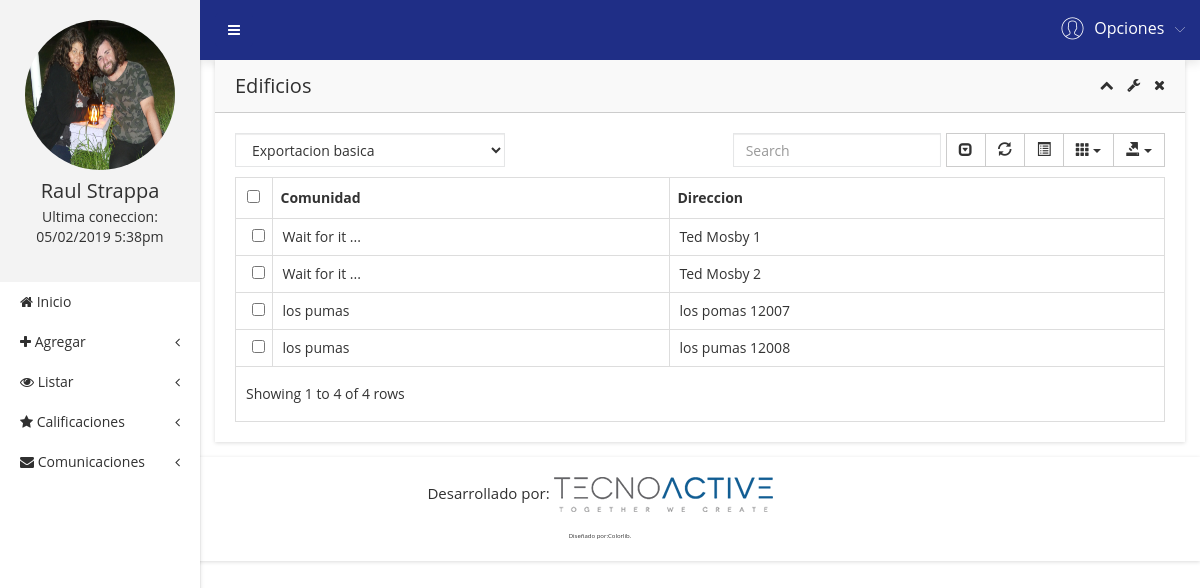
Before: /?c=Usuario&a=Edificios (signed in) with the older database file.
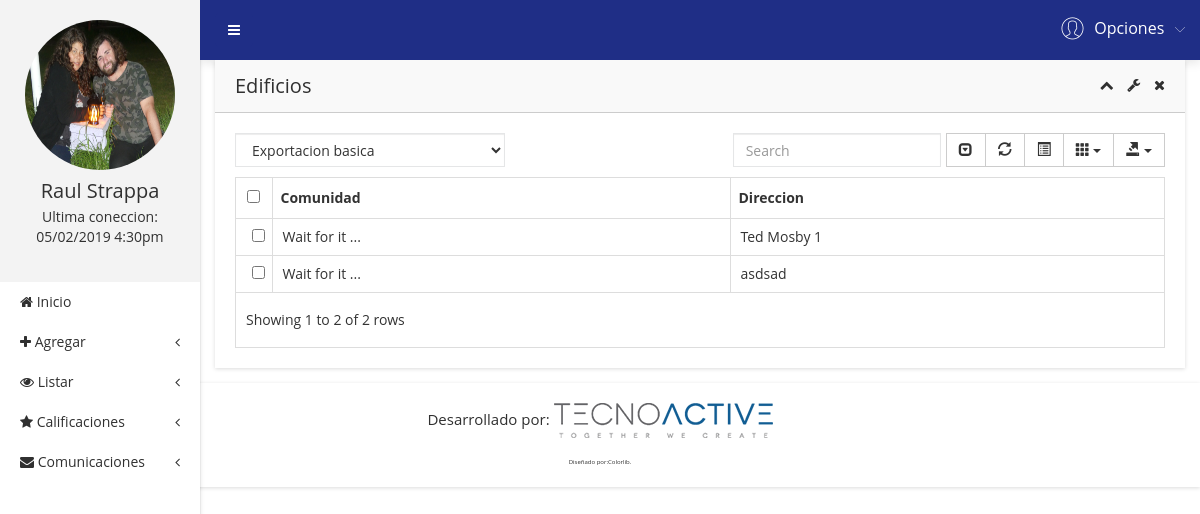
After: the same page with the newer database file.
### tables this page shows
CREATE TABLE edificio (
  idEdificio INT(6) NOT NULL AUTO_INCREMENT,
  idComunidad INT(6) NOT NULL,
  direccionEdificio VARCHAR(200) NOT NULL,
  PRIMARY KEY (idEdificio)
);

CREATE TABLE comunidad (
  idComunidad INT(6) NOT NULL AUTO_INCREMENT,
  idAdmin INT(6) NOT NULL,
  nombreComunidad VARCHAR(30) NOT NULL,
  direccionComunidad VARCHAR(30) NOT NULL,
  idRegion INT(20) NOT NULL,
  idComuna INT(20) NOT NULL,
  PRIMARY KEY (idComunidad)
);

### controller/usuario.controller.php (called while the page is built, shortened)
<?php
require_once 'model/edificio.php';
class UsuarioController
{
    public function Edificios()
    {
      $e = new Edificio();
      require_once 'view/header.php';
      require_once 'view/listarEdificios.php';
      require_once 'view/footer.php';
    }
}
 ?>

### model/database.php (called while the page is built, shortened)
<?php
class Database
{
	public static function Conn()
	{
		$conn = new PDO('mysql:host=localhost;dbname=awake','root','',array(PDO::MYSQL_ATTR_INIT_COMMAND=>'SET NAMES \'UTF8\''));
		$conn -> setAttribute(PDO::ATTR_ERRMODE,PDO::ERRMODE_EXCEPTION);
		return $conn;
	}
}
?>

### model/edificio.php (called while the page is built, shortened)
<?php
class edificio
{
  private $conn;
  public function __CONSTRUCT()
   {
       try
       {
         $this->conn = Database::Conn();
       }
       catch(Exception $e)
       {
         die($e->getMessage());
       }
   }
   public function Listar()
   {
     $sql = $this->conn->prepare("SELECT * FROM edificio e join comunidad c using(idComunidad)");
     $sql->execute();
     return $sql->fetchAll(PDO::FETCH_OBJ);
   }
}
 ?>

### view/listarEdificios.php (the view, shortened to what the changed rows need)
        <div class="admin-dashone-data-table-area">
            <div class="container-fluid">
                <div class="row">
                    <div class="col-lg-12">
                        <div class="sparkline8-list shadow-reset">
                            <div class="sparkline8-hd">
                                <div class="main-sparkline8-hd">
                                    <h1>Edificios</h1>
                                    <div class="sparkline8-outline-icon">
                                        <span class="sparkline8-collapse-link"><i class="fa fa-chevron-up"></i></span>
                                        <span><i class="fa fa-wrench"></i></span>
                                        <span class="sparkline8-collapse-close"><i class="fa fa-times"></i></span>
                                    </div>
                                </div>
                            </div>
                            <div class="sparkline8-graph">
                                <div class="datatable-dashv1-list custom-datatable-overright">
                                    <div id="toolbar">
                                        <select class="form-control">
                                            <option value="">Exportacion basica</option>
                                        </select>
                                    </div>
                                    <table id="table" data-toggle="table" data-pagination="true" data-search="true" data-show-columns="true" data-show-pagination-switch="true" data-show-refresh="true" data-key-events="true" data-show-toggle="true" data-resizable="true" data-cookie="true" data-cookie-id-table="saveId" data-show-export="true" data-click-to-select="true" data-toolbar="#toolbar">
                                        <thead>
                                            <tr>
                                                <th data-field="Comunidad" data-editable="true">Comunidad</th>
                                                <th data-field="Direccion" data-editable="true">Direccion</th>
                                            </tr>
                                        </thead>
                                        <tbody>
                                        <?php foreach ($e->Listar() as $row): ?>
                                          <tr>
                                              <td><?php echo $row->nombreComunidad ?></td>
                                              <td><?php echo $row->direccionEdificio ?></td>
                                          </tr>
                                        <?php endforeach; ?>
                                        </tbody>
                                    </table>
                                </div>
                            </div>
                        </div>
                    </div>
                </div>
            </div>
        </div>
    </div>
</div>

### view/header.php (shortened to what the changed rows need)
<!doctype html>
<html class="no-js" lang="en">
<head>
    <link rel="stylesheet" href="assets/css/bootstrap.min.css">
    <link rel="stylesheet" href="assets/css/font-awesome.min.css">
    <link rel="stylesheet" href="assets/css/adminpro-custon-icon.css">
    <link rel="stylesheet" href="assets/css/meanmenu.min.css">
    <link rel="stylesheet" href="assets/css/jquery.mCustomScrollbar.min.css">
    <link rel="stylesheet" href="assets/css/animate.css">
    <link rel="stylesheet" href="assets/css/data-table/bootstrap-table.css">
    <link rel="stylesheet" href="assets/css/data-table/bootstrap-editable.css">
    <link rel="stylesheet" href="assets/css/normalize.css">
    <link rel="stylesheet" href="assets/css/c3.min.css">
    <link rel="stylesheet" href="assets/css/form/all-type-forms.css">
    <link rel="stylesheet" href="assets/css/form.css">
    <link rel="stylesheet" href="assets/style.css">
    <link rel="stylesheet" href="assets/css/responsive.css">
    <link rel="stylesheet" href="assets/css/miCSS.css">
</head>
<body class="materialdesign">
    <div class="wrapper-pro">
        <div class="left-sidebar-pro">
            <nav id="sidebar">
                <div class="sidebar-header">
                    <a href="?c=Usuario&a=MiPerfil"><img src="<?php echo $_SESSION['fotoPerfil'] ?>" alt="" />
                    </a>
                    <h3><?php echo $_SESSION['nombre'] ?></h3>
                    <p>Ultima coneccion: <br> <?php echo $_SESSION['ultimaConexion'] ?></p>
                </div>
                <div class="left-custom-menu-adp-wrap">
                    <ul class="nav navbar-nav left-sidebar-menu-pro">
                        <li class="nav-item">
                            <a href="?c=Usuario&a=Dashboard" role="button" ><i class="fa big-icon fa-home"></i> <span class="mini-dn">Inicio</span> <span class=><i class=""></i></span></a>
                        </li>
                        <li class="nav-item"><a href="#" data-toggle="dropdown" role="button" aria-expanded="false" class="nav-link dropdown-toggle"><i class="fa big-icon fa-plus"></i> <span class="mini-dn">Agregar</span> <span class="indicator-right-menu mini-dn"><i class="fa indicator-mn fa-angle-left"></i></span></a>
                        </li>
                        <li class="nav-item"><a href="#" data-toggle="dropdown" role="button" aria-expanded="false" class="nav-link dropdown-toggle"><i class="fa big-icon fa-eye"></i> <span class="mini-dn">Listar</span> <span class="indicator-right-menu mini-dn"><i class="fa indicator-mn fa-angle-left"></i></span></a>
                        </li>
                        <li class="nav-item"><a href="#" data-toggle="dropdown" role="button" aria-expanded="false" class="nav-link dropdown-toggle"><i class="fa big-icon fa-star"></i> <span class="mini-dn">Calificaciones</span> <span class="indicator-right-menu mini-dn"><i class="fa indicator-mn fa-angle-left"></i></span></a>
                        </li>
                        <li class="nav-item"><a href="#" data-toggle="dropdown" role="button" aria-expanded="false" class="nav-link dropdown-toggle"><i class="fa big-icon fa-envelope"></i> <span class="mini-dn">Comunicaciones</span> <span class="indicator-right-menu mini-dn"><i class="fa indicator-mn fa-angle-left"></i></span></a>
                        </li>
                    </ul>
                </div>
            </nav>
        </div>
        <div class="content-inner-all">
            <div class="header-top-area">
                <div class="fixed-header-top">
                    <div class="container-fluid">
                        <div class="row">
                            <div class="col-lg-1 col-md-6 col-sm-6 col-xs-12">
                                <button type="button" id="sidebarCollapse" class="btn bar-button-pro header-drl-controller-btn btn-info navbar-btn">
                                    <i class="fa fa-bars"></i>
                                </button>
                            </div>
                            <div class="col-lg-5 col-md-5 col-sm-6 col-xs-12">
                                <div class="header-right-info">
                                    <ul class="nav navbar-nav mai-top-nav header-right-menu">
                                        <li class="nav-item">
                                            <a href="#" data-toggle="dropdown" role="button" aria-expanded="false" class="nav-link dropdown-toggle">
                                                <span class="adminpro-icon adminpro-user-rounded header-riht-inf"></span>
                                                <span class="admin-name">Opciones</span>
                                                <span class="author-project-icon adminpro-icon adminpro-down-arrow"></span>
                                            </a>
                                        </li>
                                    </ul>
                                </div>
                            </div>
                        </div>
                    </div>
                </div>
            </div>

Changed rows visible on the page:
removed edificio: idComunidad.nombreComunidad "los pumas", direccionEdificio "los pomas 12007"
removed edificio: idComunidad.nombreComunidad "los pumas", direccionEdificio "los pumas 12008"
changed edificio: direccionEdificio "Ted Mosby 2" → "asdsad"
Other visible differences:
$_SESSION['ultimaConexion']: "05/02/2019 5:38pm" → "05/02/2019 4:30pm"
text written by a page script: "Showing 1 to 4 of 4 rows" → "Showing 1 to 2 of 2 rows"
